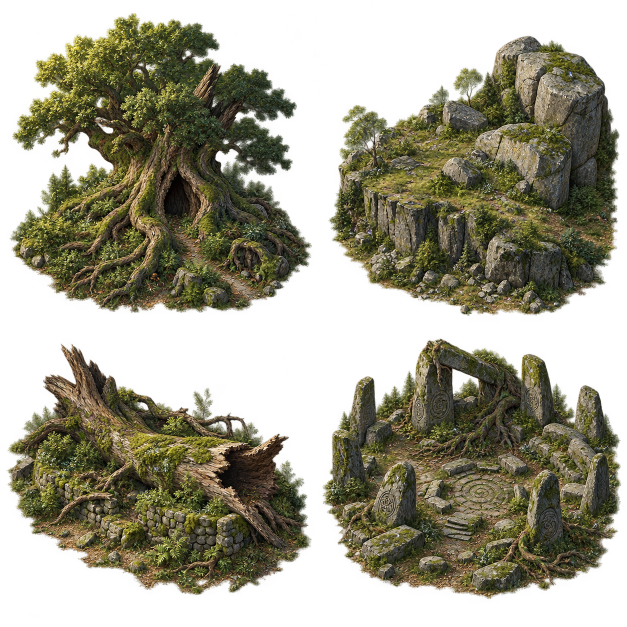
#> input picture docs/art/field-landmarks/forest-original.png, 1254 x 1254 px (shown at 1/2 size); its folder holds 4 pictures in this run
$ python prepare-field-landmarks.py
#> lines starting #> are read from the running program, lines starting #| are printed output that depends on the picture; after the words box and inside, x2 and y2 are one past the last pixel; in counts of white or black regions, pixels touching at a corner belong together
"""Measure isolated generated silhouettes and pack four landmarks per stage."""

import hashlib
import json
from pathlib import Path

import numpy as np
from PIL import Image
from scipy import ndimage

ROOT = Path(__file__).resolve().parents[1]
SOURCES = {
    'forest': 'exec-03b7a8f4-ddca-4570-991e-d2424ec14155.png',
    'sands': 'exec-f9db3d69-e1a1-4a3e-879b-f414ed30bd38.png',
    'past': 'exec-8459bf0c-a2ed-4a68-a3aa-0b1b01775f04.png',
    'future': 'exec-82ee4d76-bd04-47a8-83a9-6e1b7f5832f1.png',
    'tombs': 'exec-492e4dcd-6141-41cb-b9c1-48aa730af483.png',
    'foundry': 'exec-f613fbea-bd74-4ed7-8082-e8485dbc7385.png',
    'convergence': 'exec-fa287836-2dcf-40f4-93c3-72ca0975ac56.png',
}
CELL = 768
PADDING = 32


def main():
    stages = {}
    for stage, generation in SOURCES.items():
        source = ROOT / f'docs/art/field-landmarks/{stage}-original.png'
        with Image.open(source) as image:
#> image is the input picture: PIL image 1254x1254 RGBA; mean R, G, B, A 53.7, 50.8, 30.8, 141.4
            rgba = np.array(image.convert('RGBA'))
        alpha = rgba[:, :, 3]
        labels, _ = ndimage.label(alpha > 16)
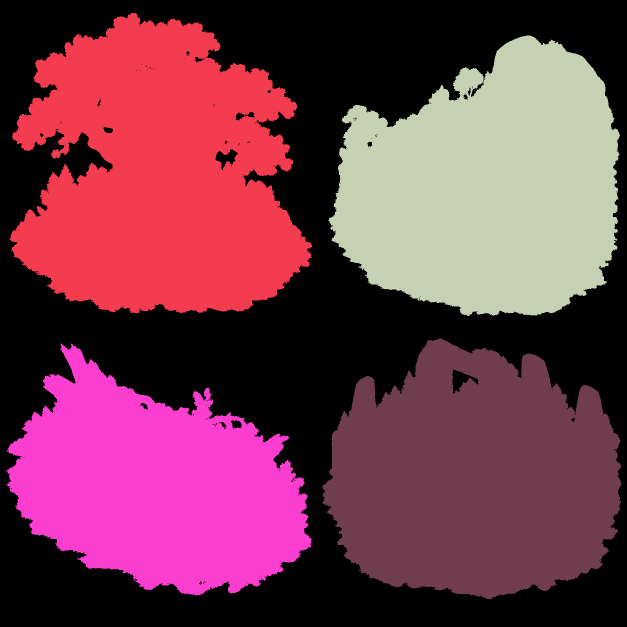
#> labels: shape (1254, 1254) int32 (shown at 1/2 size); 66 distinct labels, from 0 to 65; one colour per label, 0 black
        areas = np.bincount(labels.ravel())
#> areas = 66 values, max 652938 at index 0, min 1 at index 2, mean 23826
        areas[0] = 0
        primary = np.argsort(areas)[-4:].tolist()
#> primary = [41, 40, 3, 1]
        if min(areas[primary]) < 20000:
            raise ValueError(f'{stage}: four separated major silhouettes required')
        centers = {i: ndimage.center_of_mass(alpha, labels, i) for i in primary}
#> centers = {41: (973.8, 311.5), 40: (954.7, 947.6), 3: (375.7, 975.8), 1: (352.8, 318.7)}
        by_row = sorted(primary, key=lambda i: centers[i][0])
#> by_row = [1, 3, 40, 41]
        order = sorted(by_row[:2], key=lambda i: centers[i][1]) + sorted(
            by_row[2:], key=lambda i: centers[i][1])
#> order = [1, 3, 41, 40]
        # Associate disconnected small stones/glow with the nearest measured
        # silhouette. This never assumes quadrant boundaries are crop lines.
        main_mask = np.isin(labels, primary)
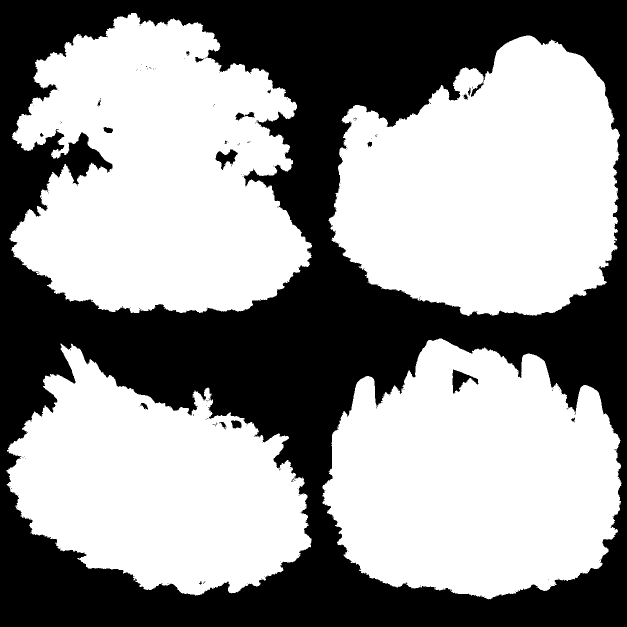
#> main_mask: shape (1254, 1254) bool (shown at 1/2 size); 58.5% white; 201 black regions (182 under 20 px), largest, box (x1, y1, x2, y2) and area: (0, 0, 1254, 1254) 649347, (905, 739, 957, 787) 1078, (431, 299, 476, 340) 862
        _, nearest = ndimage.distance_transform_edt(~main_mask, return_indices=True)
        owners = labels[tuple(nearest)]
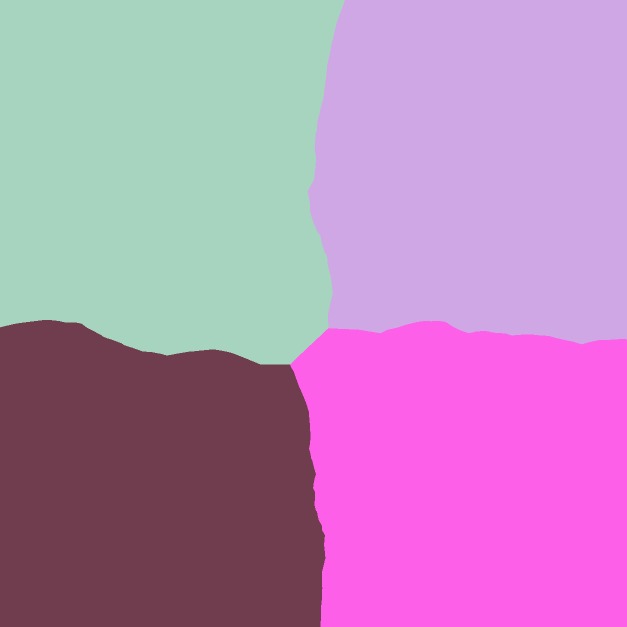
#> owners: shape (1254, 1254) int32 (shown at 1/2 size); 4 distinct labels, from 1 to 41; one colour per label, 0 black
        atlas = Image.new('RGBA', (CELL * 2, CELL * 2))
#> atlas: PIL image 1536x1536 RGBA; every value is 0
        frames = []
        for index, label in enumerate(order):
            isolated = rgba.copy()
            isolated[owners != label] = 0
            mask = isolated[:, :, 3] > 2
            yy, xx = np.where(mask)
            bounds = (int(xx.min()), int(yy.min()), int(xx.max()) + 1, int(yy.max()) + 1)
            if bounds[0] == 0 or bounds[1] == 0 or bounds[2] == rgba.shape[1] or bounds[3] == rgba.shape[0]:
                raise ValueError(f'{stage}/{index}: source silhouette touches edge')
            crop = Image.fromarray(isolated).crop(bounds)
            crop.thumbnail((CELL - PADDING * 2, CELL - PADDING * 2), Image.Resampling.LANCZOS)
            position = (index % 2 * CELL + (CELL - crop.width) // 2,
                        index // 2 * CELL + CELL - PADDING - crop.height)
            atlas.alpha_composite(crop, position)
            frames.append({'index': index, 'sourceRect': list(bounds),
                           'packedRect': [*position, crop.width, crop.height]})
#> this loop made 4 passes
#> (label, bounds, position) on passes 1 to 4: (1, (18, 23, 625, 627), (80, 132)), (3, (656, 68, 1241, 637), (859, 167)), (41, (12, 685, 624, 1193), (78, 996)), (40, (643, 675, 1245, 1202), (851, 977))
#> pass 1, in main, `crop = Image.fromarray(isolated).crop(bounds)`:
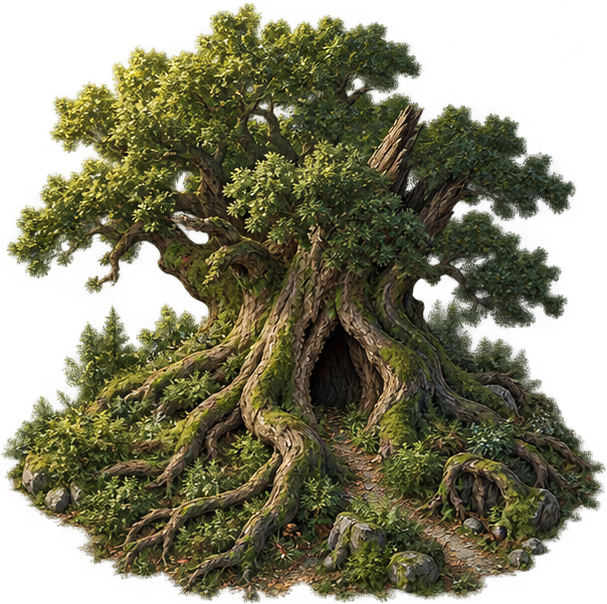
#> crop: PIL image 607x604 RGBA; mean R, G, B, A 60, 58, 30.2, 167.1; transparent parts drawn white
#> after the loop:
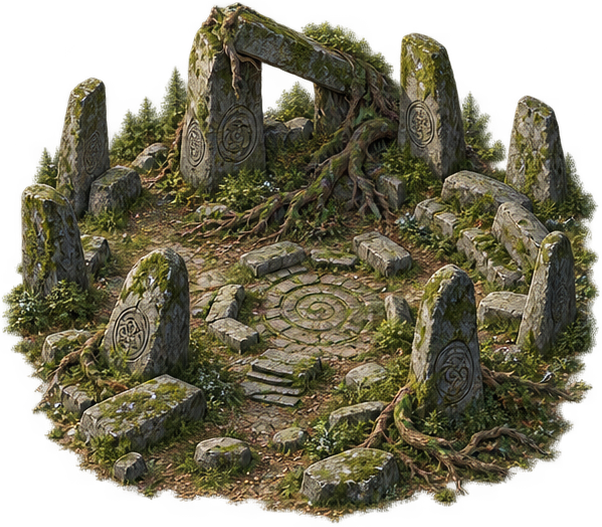
#> crop: PIL image 602x527 RGBA; mean R, G, B, A 67.9, 63.8, 42.3, 179.6; transparent parts drawn white
#> after the loop:
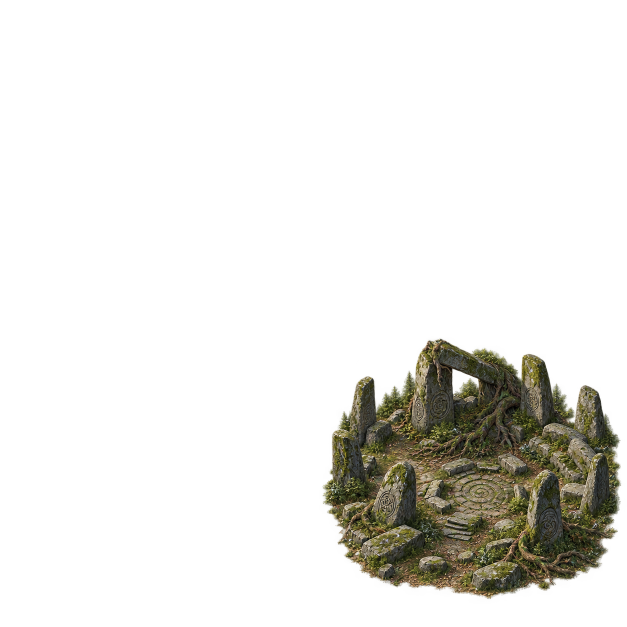
#> isolated: shape (1254, 1254, 4) (shown at 1/2 size); mean R, G, B, A 13.7, 12.9, 8.5, 36.2; transparent parts drawn white
#> after the loop:
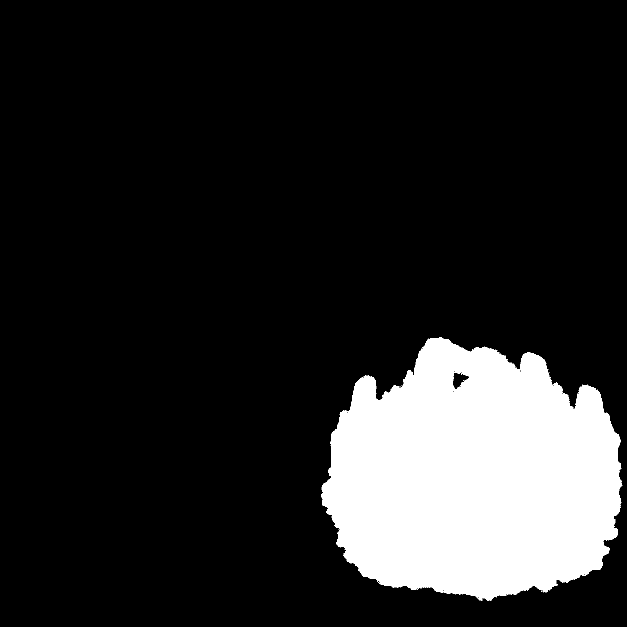
#> mask: shape (1254, 1254) bool (shown at 1/2 size); 15.1% white; 38 white regions (37 under 20 px), largest, box (x1, y1, x2, y2) and area: (643, 675, 1244, 1202) 237581
#> after the loop, frames = 4 items
        output = ROOT / f'flutter_game/art/landmarks-{stage}.webp'
        atlas.save(output, lossless=True, method=6, exact=True)
        stages[stage] = {'generation': generation, 'source': str(source.relative_to(ROOT)),
                         'sourceSha256': hashlib.sha256(source.read_bytes()).hexdigest(),
                         'runtime': str(output.relative_to(ROOT)),
                         'runtimeSha256': hashlib.sha256(output.read_bytes()).hexdigest(),
                         'frames': frames}
    manifest = {'generator': 'image_gen', 'packer': 'tools/prepare-field-landmarks.py',
                'camera': 'elevated diagonal quarter view; upper-left light',
                'imageSize': [CELL * 2, CELL * 2], 'columns': 2, 'rows': 2,
                'padding': PADDING, 'decodedBytesPerStage': CELL * CELL * 16,
                'stages': stages}
    (ROOT / 'docs/art/field-landmarks/provenance.json').write_text(
        json.dumps(manifest, ensure_ascii=False, indent=4) + '\n')


if __name__ == '__main__':
#> (the run stopped early here; a loop or call above may not have finished)
